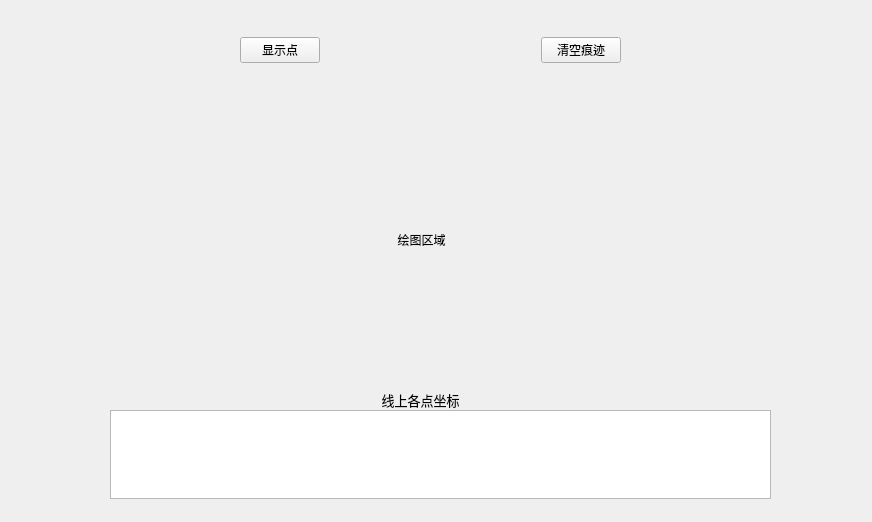
<?xml version="1.0" encoding="UTF-8"?>
<ui version="4.0">
 <class>Form</class>
 <widget class="QWidget" name="Form">
  <property name="geometry">
   <rect>
    <x>0</x>
    <y>0</y>
    <width>872</width>
    <height>522</height>
   </rect>
  </property>
  <property name="windowTitle">
   <string>Form</string>
  </property>
  <widget class="QWidget" name="horizontalLayoutWidget">
   <property name="geometry">
    <rect>
     <x>240</x>
     <y>10</y>
     <width>381</width>
     <height>80</height>
    </rect>
   </property>
   <layout class="QHBoxLayout" name="horizontalLayout">
    <item>
     <widget class="QPushButton" name="pushButton_2">
      <property name="text">
       <string>显示点</string>
      </property>
     </widget>
    </item>
    <item>
     <spacer name="horizontalSpacer">
      <property name="orientation">
       <enum>Qt::Horizontal</enum>
      </property>
      <property name="sizeHint" stdset="0">
       <size>
        <width>40</width>
        <height>20</height>
       </size>
      </property>
     </spacer>
    </item>
    <item>
     <widget class="QPushButton" name="pushButton">
      <property name="text">
       <string>清空痕迹</string>
      </property>
     </widget>
    </item>
   </layout>
  </widget>
  <widget class="QWidget" name="horizontalLayoutWidget_2">
   <property name="geometry">
    <rect>
     <x>10</x>
     <y>410</y>
     <width>861</width>
     <height>89</height>
    </rect>
   </property>
   <layout class="QHBoxLayout" name="horizontalLayout_2">
    <item>
     <spacer name="horizontalSpacer_2">
      <property name="orientation">
       <enum>Qt::Horizontal</enum>
      </property>
      <property name="sizeType">
       <enum>QSizePolicy::Fixed</enum>
      </property>
      <property name="sizeHint" stdset="0">
       <size>
        <width>100</width>
        <height>20</height>
       </size>
      </property>
     </spacer>
    </item>
    <item>
     <widget class="QPlainTextEdit" name="plainTextEdit"/>
    </item>
    <item>
     <spacer name="horizontalSpacer_3">
      <property name="orientation">
       <enum>Qt::Horizontal</enum>
      </property>
      <property name="sizeType">
       <enum>QSizePolicy::Fixed</enum>
      </property>
      <property name="sizeHint" stdset="0">
       <size>
        <width>100</width>
        <height>20</height>
       </size>
      </property>
     </spacer>
    </item>
   </layout>
  </widget>
  <widget class="QLabel" name="label">
   <property name="geometry">
    <rect>
     <x>360</x>
     <y>389</y>
     <width>121</width>
     <height>21</height>
    </rect>
   </property>
   <property name="font">
    <font>
     <pointsize>10</pointsize>
    </font>
   </property>
   <property name="text">
    <string>线上各点坐标</string>
   </property>
   <property name="alignment">
    <set>Qt::AlignCenter</set>
   </property>
  </widget>
  <widget class="QLabel" name="label_2">
   <property name="geometry">
    <rect>
     <x>381</x>
     <y>230</y>
     <width>81</width>
     <height>20</height>
    </rect>
   </property>
   <property name="text">
    <string>绘图区域</string>
   </property>
   <property name="alignment">
    <set>Qt::AlignCenter</set>
   </property>
  </widget>
 </widget>
 <resources/>
 <connections/>
</ui>
